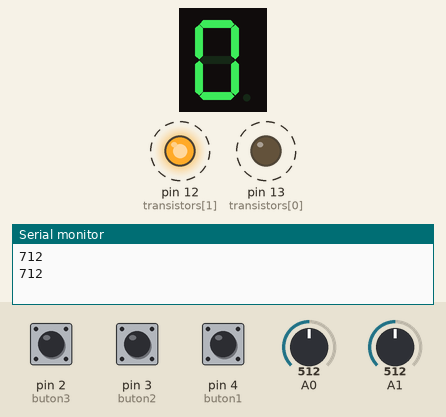
Simulated run of this sketch. Board: Arduino Uno, built with avr-gcc and run on an emulated ATmega328P. Parts: 1-digit seven-segment display, output pins drawn as LEDs (lit = HIGH), the last lines printed to the serial monitor. Wiring (inferred from the names in the program): 1-digit 7-segment display, segments lit when LOW: segments pin 11, pin 10, pin 9, pin 8, pin 7, pin 6, pin 5. Dashed ring = blinking. The inputs (shaded band) are chosen by the test bench; at power-on: pin 4 (buton1) LOW, A0 = 512, A1 = 512, pin 2 (buton3) LOW, pin 3 (buton2) LOW. The segment pins are drawn as the display they are named for; pins used as bus, display or sensor lines are not drawn.

Above: at 1.2 s.
1.3 s: pin 4 (buton1) pulled HIGH for 0.45 s
5.3 s: A0 set to 122
At 5.55 s:
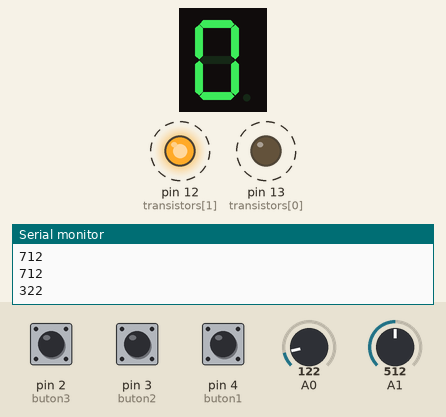
6.8 s: A0 set to 716
At 8.2 s:
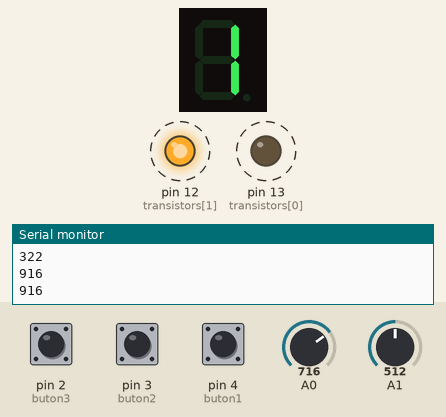
8.3 s: A1 set to 290
At 11.0 s:
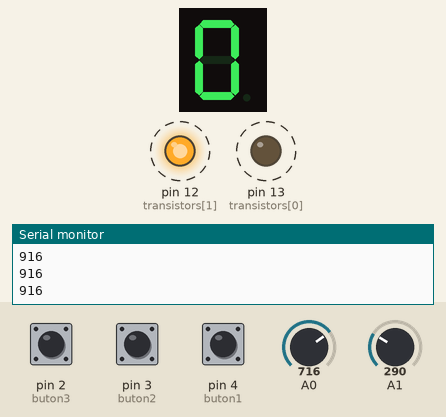
11.9 s: pin 2 (buton3) pulled HIGH for 3.2 s
At 15.9 s:
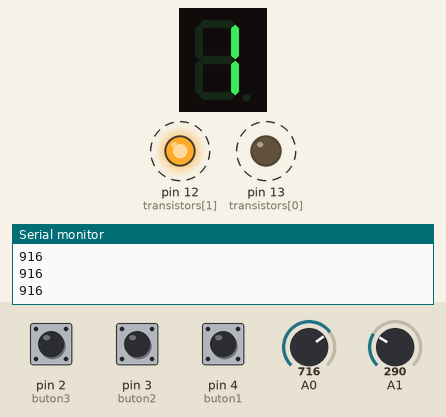
16.6 s: A1 set to 900
Timing chart, 0 to 21.2 s (numbered marks = the images above; inputs shaded):
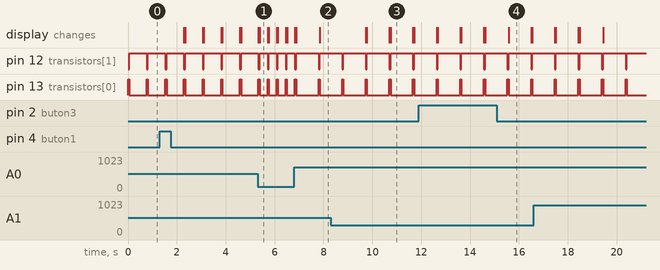

Measured:
- after the input at 5.3 s, pin 12 (transistors[1]): alternates HIGH for 0.32 s and LOW for 0.05 s, starting after 0.41 s; pin 13 (transistors[0]): alternates HIGH for 0.05 s and LOW for 0.32 s, starting after 0.41 s
- after the input at 6.8 s, pin 12 (transistors[1]): HIGH → LOW after 1.0 s, → HIGH 0.05 s later; pin 13 (transistors[0]): LOW → HIGH after 1.0 s, → LOW 0.05 s later
- by itself, pin 12 (transistors[1]): alternates HIGH for 0.71 s and LOW for 0.05 s
- by itself, pin 13 (transistors[0]): alternates HIGH for 0.05 s and LOW for 0.71 s
- what the display in image 3 shows lasts 1.0 s, from 10.7 s to 11.7 s

The sketch:

odev2.ino
```cpp
//7 segment display pin ataması
int display[] = {11, 10, 9, 8, 7, 6, 5};

//buton
int buton1 = 4;
int buton2 = 3;
int buton3 = 2;

//baslat durdur
bool durum = false;

//zaman akısı
int zaman=0;

//transistör pin ataması
int transistors[] = {13, 12};

//display yönünü belirleme
int yon = 1;
int sol = 0;
int sag = 0;

//display sayı tanımlaması
int arr[][7] = {
// a, b, c, d, e, f, g
  {0, 0, 0, 0, 0, 0, 1}, //0
  {1, 0, 0, 1, 1, 1, 1}, //1
  {0, 0, 1, 0, 0, 1, 0}, //2
  {0, 0, 0, 0, 1, 1, 0}, //3
  {1, 0, 0, 1, 1, 0, 0}, //4
  {0, 1, 0, 0, 1, 0, 0}, //5
  {0, 1, 0, 0, 0, 0, 0}, //6
  {0, 0, 0, 1, 1, 1, 1}, //7
  {0, 0, 0, 0, 0, 0, 0}, //8
  {0, 0, 0, 0, 1, 0, 0}  //9
};

//potansiyometre için hız tanımı
int hiz=0;

void setup()
{
  for(int i=0; i<7; i++){
    pinMode(display[i], OUTPUT);
  }

  pinMode(transistors[0], OUTPUT);
  pinMode(transistors[1], OUTPUT);

  pinMode(buton1, INPUT);
  pinMode(buton2, INPUT);
  pinMode(buton3, INPUT);

  Serial.begin(9600);
}

void loop() {
  hiz = abs(analogRead(A0)) + 200;
  Serial.println(hiz);

  // BAŞLAT - DURDUR
  if(digitalRead(buton1) == HIGH){
    durum=!durum;
  }

  //GERİ
  if(digitalRead(buton2) == HIGH || abs(analogRead(A1)) <= 300 ){
    yon = -1;
  }

  //İLERİ
  if(digitalRead(buton3) == HIGH || abs(analogRead(A1)) >= 900 ){
    yon = 1;
  }

  //DURDUĞU ANDA
  if(!durum){
     sol = zaman%10;
     sag = (zaman/10)%10;
     rakamYaz(sol, sag);
  }

  //BAŞLADIĞI ANDA
  if(durum){
     sol = zaman%10;
     sag = (zaman/10)%10;
     rakamYaz(sol, sag);
  	 zaman=zaman + yon;
  	if(zaman>99 || zaman < 0){
    	zaman=0;
  	}
  }
}

void rakamYaz(int sol, int sag)
{
  digitalWrite(transistors[1], LOW);
  digitalWrite(transistors[0], HIGH);
  yaz(sol);
  delay(50);
  digitalWrite(transistors[0], LOW);
  digitalWrite(transistors[1], HIGH);
  yaz(sag);

  delay(hiz);
}

void yaz(int j){
  for(int i=0; i<7; i++){
    digitalWrite(display[i], arr[j][i]);
  }
}
```
